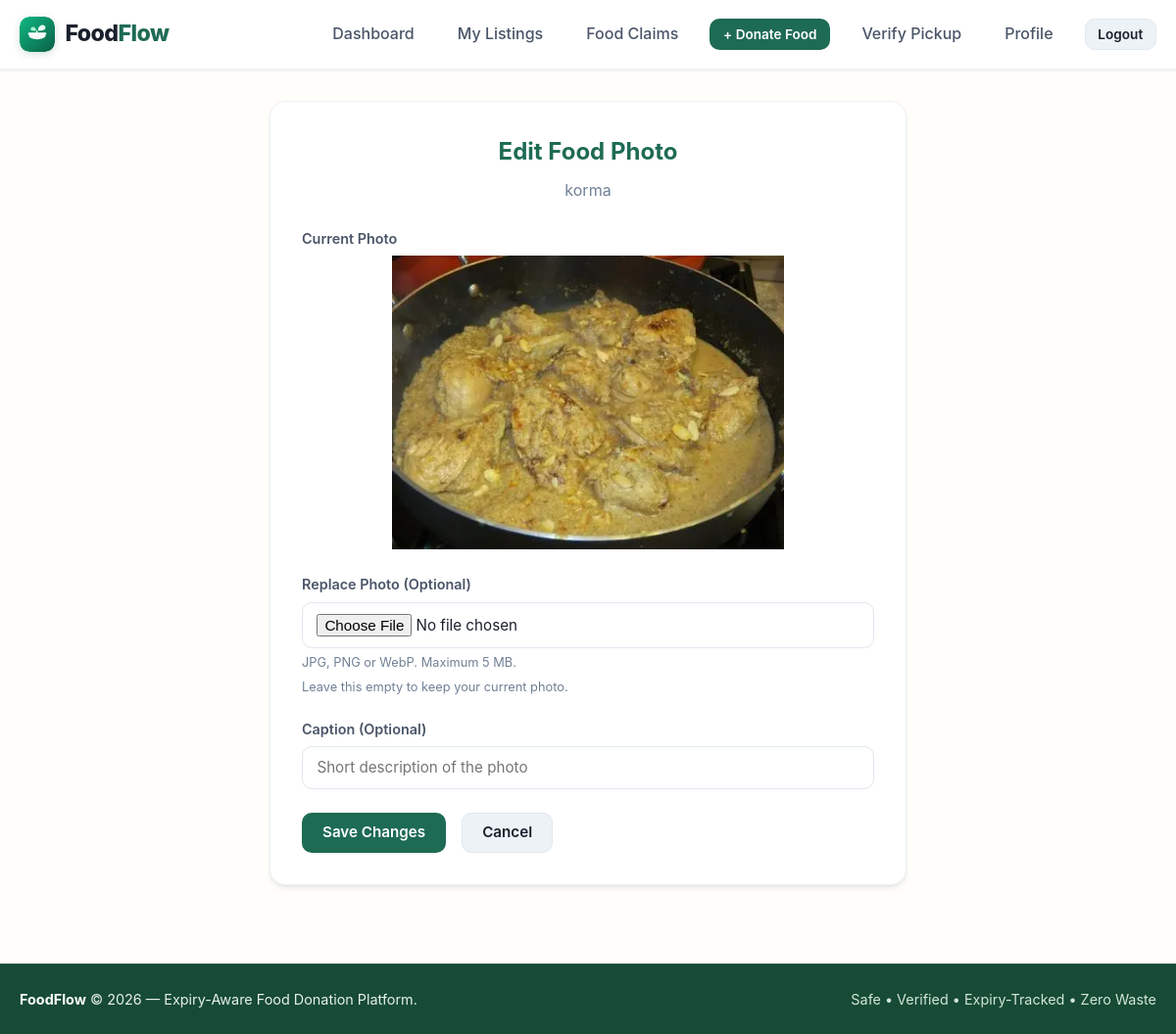
Screenshot of /donor/photos/8/edit/ (signed in) with the database file from the repository.
### listings/models.py (models this page shows, shortened)
class FoodListing(models.Model):
    STATUS_AVAILABLE = 'available'
    STATUS_CLAIMED = 'claimed'
    STATUS_COMPLETED = 'completed'
    STATUS_EXPIRED = 'expired'
    STATUS_CHOICES = [
        (STATUS_AVAILABLE, 'Available'),
        (STATUS_CLAIMED, 'Claimed'),
        (STATUS_COMPLETED, 'Completed'),
        (STATUS_EXPIRED, 'Expired'),
    ]
    donor = models.ForeignKey(
        'accounts.Donor',
        on_delete=models.CASCADE,
        related_name='listings'
    )
    location = models.ForeignKey(
        'locations.Location',
        on_delete=models.PROTECT,
        related_name='listings'
    )
    food_name = models.CharField(max_length=200, help_text="e.g. Cooked Rice & Curry, Fresh Apples, Bread Rolls")
    description = models.TextField(blank=True, null=True, help_text="Preparation details, ingredients, or dietary info")
    quantity = models.DecimalField(
        max_digits=10,
        decimal_places=2,
        validators=[MinValueValidator(Decimal('0.01'))],
        help_text="Total initial quantity"
    )
    unit = models.CharField(
        max_length=50,
        help_text="Units: portions, kg, boxes, packets, meals, litres"
    )
    expires_at = models.DateTimeField(
        db_index=True,
        help_text="Exact expiry deadline"
    )
    status = models.CharField(
        max_length=20,
        choices=STATUS_CHOICES,
        default=STATUS_AVAILABLE,
        db_index=True
    )
    created_at = models.DateTimeField(auto_now_add=True)
    updated_at = models.DateTimeField(auto_now=True)
    class Meta:
        verbose_name = "Food Listing"
        verbose_name_plural = "Food Listings"
        ordering = ['expires_at']

class FoodPhoto(models.Model):
    listing = models.ForeignKey(
        FoodListing,
        on_delete=models.CASCADE,
        related_name='photos'
    )
    image = models.ImageField(
        upload_to='food_photos/%Y/%m/'
    )
    caption = models.CharField(
        max_length=200,
        blank=True
    )
    created_at = models.DateTimeField(auto_now_add=True)
    class Meta:
        ordering = ['created_at', 'id']

### listings/views.py (the view)
# urls.py: path('donor/photos/<int:photo_id>/edit/', views.donor_photo_edit_view, name='donor_photo_edit'),
@login_required
def donor_photo_edit_view(request, photo_id):
    photo = get_object_or_404(
        FoodPhoto.objects.select_related('listing'),
        pk=photo_id,
        listing__donor__user=request.user,
    )
    if request.method == 'POST':
        form = FoodPhotoForm(
            request.POST,
            request.FILES,
            instance=photo,
        )
        if form.is_valid():
            form.save()
            messages.success(
                request,
                "Photo updated successfully.",
            )
            return redirect(
                'listings:donor_photo_list',
                listing_id=photo.listing_id,
            )
    else:
        form = FoodPhotoForm(instance=photo)
    return render(request, 'listings/photo_form.html', {
        'listing': photo.listing,
        'photo': photo,
        'form': form,
        'is_edit': True,
    })

### listings/forms.py
class FoodPhotoForm(forms.ModelForm):
    image = forms.ImageField(
        label="Food Photo",
        validators=[
            FileExtensionValidator(
                allowed_extensions=['jpg', 'jpeg', 'png', 'webp']
            ),
            validate_food_image,
        ],
        widget=forms.FileInput(attrs={
            'class': 'form-input',
            'accept': 'image/jpeg,image/png,image/webp',
        }),
        help_text="JPG, PNG or WebP. Maximum 5 MB."
    )
    class Meta:
        model = FoodPhoto
        fields = ['image', 'caption']
        widgets = {
            'caption': forms.TextInput(attrs={
                'class': 'form-input',
                'placeholder': 'Short description of the photo',
            }),
        }

### accounts/models.py (called while the page is built)
    @property
    def is_donor(self):
        return self.role == self.ROLE_DONOR

    @property
    def is_recipient(self):
        return self.role == self.ROLE_RECIPIENT

### notifications/views.py (called while the page is built)
def unread_notification_context(request):
    if request.user.is_authenticated and request.user.is_recipient and hasattr(request.user, 'recipient_profile'):
        count = Notification.objects.filter(recipient=request.user.recipient_profile, is_read=False).count()
        return {'unread_notifications_count': count}
    return {'unread_notifications_count': 0}

### templates/listings/photo_form.html (shortened to what this page needs)
{% extends 'base.html' %}
{% block content %}
<div class="form-card" style="max-width: 650px;">
    <h2 style="color: var(--green-700); text-align: center; margin-bottom: 0.5rem;">
        {% if is_edit %}Edit Food Photo{% else %}Add Food Photo{% endif %}
    </h2>
    <p style="color: var(--grey-500); text-align: center; margin-bottom: 1.5rem;">
        {{ listing.food_name }}
    </p>
    <form method="post" enctype="multipart/form-data" novalidate>
        {% if is_edit %}
            <div style="margin-bottom: 1.5rem;">
                <p class="form-label">Current Photo</p>
                <img src="{{ photo.image.url }}"
                     alt="{{ photo.caption|default:listing.food_name }}"
                     style="display: block; width: 100%; max-height: 300px; object-fit: contain; border-radius: 8px;">
            </div>
        {% endif %}
        <div class="form-group">
            <label class="form-label" for="{{ form.image.id_for_label }}">
                {% if is_edit %}
                    Replace Photo (Optional)
                {% else %}
                    Select Photo
                {% endif %}
            </label>
            {{ form.image }}
            <p class="form-help">
                {{ form.image.help_text }}
            </p>
            {% if is_edit %}
                <p class="form-help">
                    Leave this empty to keep your current photo.
                </p>
            {% endif %}
        </div>
        <div class="form-group">
            <label class="form-label" for="{{ form.caption.id_for_label }}">
                Caption (Optional)
            </label>
            {{ form.caption }}
        </div>
        <div style="display: flex; gap: 1rem; flex-wrap: wrap; margin-top: 1.5rem;">
            <button type="submit" class="btn btn-primary">
                {% if is_edit %}Save Changes{% else %}Upload Photo{% endif %}
            </button>
            <a href="{% url 'listings:donor_photo_list' listing_id=listing.pk %}"
               class="btn btn-secondary">
                Cancel
            </a>
        </div>
    </form>
</div>
{% endblock %}

### static/css/styles.css (style rules this page uses)
:root { --green-700: #1E6B54; --green-600: #258568; --green-50: #EDF5F2; --amber-600: #B7791F; --amber-50: #FEFCF5; --red-600: #C53030; --red-50: #FFF5F5; --grey-500: #718096; --grey-100: #F7FAFC; --grey-200: #EDF2F7; --grey-300: #E2E8F0; --grey-700: #4A5568; --ink: #1A202C; --white: #FFFFFF; --container-max: 1200px; --radius-sm: 6px; --radius-md: 10px; --radius-lg: 16px; --shadow-sm: 0 1px 3px rgba(0,0,0,0.08); --shadow-md: 0 4px 6px -1px rgba(0,0,0,0.08), 0 2px 4px -1px rgba(0,0,0,0.04); --shadow-lg: 0 10px 15px -3px rgba(0,0,0,0.08), 0 4px 6px -2px rgba(0,0,0,0.04); --font-main: -apple-system, BlinkMacSystemFont, "Segoe UI", Roboto, Oxygen, Ubuntu, Cantarell, "Open Sans", "Helvetica Neue", sans-serif; }
*, *::before, *::after { box-sizing: border-box; margin: 0; padding: 0; }
body { font-family: var(--font-main); color: var(--ink); background-color: var(--grey-100); line-height: 1.6; min-height: 100vh; display: flex; flex-direction: column; }
a { color: var(--green-700); text-decoration: none; transition: color 0.2s ease; }
img { max-width: 100%; height: auto; }
.btn { display: inline-flex; align-items: center; justify-content: center; gap: 0.5rem; padding: 0.65rem 1.25rem; font-size: 0.95rem; font-weight: 600; border-radius: var(--radius-md); border: 1px solid transparent; cursor: pointer; text-decoration: none; transition: all 0.2s ease; font-family: inherit; line-height: 1.2; }
.btn-primary { background-color: var(--green-700); color: var(--white); }
.btn-secondary { background-color: var(--grey-200); color: var(--ink); border-color: var(--grey-300); }
.form-card { background: var(--white); border-radius: var(--radius-lg); border: 1px solid var(--grey-200); box-shadow: var(--shadow-md); padding: 2rem; max-width: 650px; margin: 0 auto; }
.form-group { margin-bottom: 1.25rem; }
.form-label { display: block; font-weight: 600; font-size: 0.9rem; color: var(--grey-700); margin-bottom: 0.4rem; }
.form-input, .form-select, .form-textarea { width: 100%; padding: 0.7rem 0.9rem; font-size: 0.95rem; font-family: inherit; border: 1px solid var(--grey-300); border-radius: var(--radius-md); background-color: var(--white); color: var(--ink); transition: border-color 0.2s, box-shadow 0.2s; }
.form-help { font-size: 0.8rem; color: var(--grey-500); margin-top: 0.3rem; }

### rows the page displays
FoodListing: food_name "korma"
FoodPhoto: image (picture)
